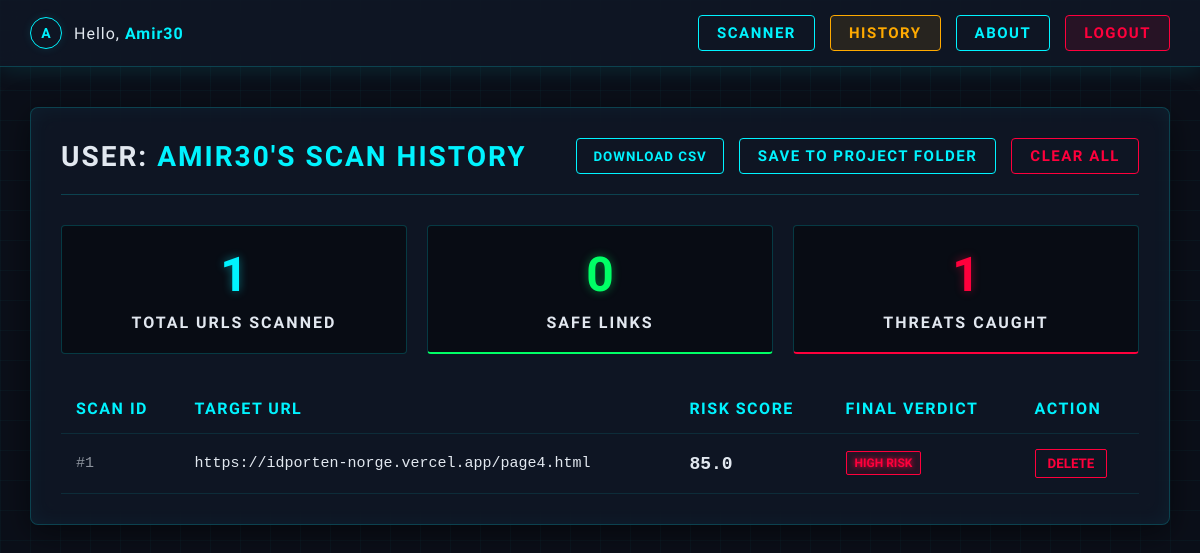
The app's page /history (signed in) with its own data.
### app.py (models this page shows)
class User(UserMixin, db.Model):
    id = db.Column(db.Integer, primary_key=True)
    username = db.Column(db.String(100), unique=True, nullable=False)
    email = db.Column(db.String(150), unique=True, nullable=False)
    password_hash = db.Column(db.String(200), nullable=False)
    is_verified = db.Column(db.Boolean, default=False)
    is_admin = db.Column(db.Boolean, default=False)  # <-- Enterprise Admin Role
    scans = db.relationship('ScanHistory', backref='author', lazy=True)

class ScanHistory(db.Model):
    id = db.Column(db.Integer, primary_key=True)
    scan_uuid = db.Column(db.String(36), unique=True, nullable=False)
    url_scanned = db.Column(db.String(500), nullable=False)
    risk_score = db.Column(db.Float, nullable=False)
    status = db.Column(db.String(50), nullable=False)
    user_id = db.Column(db.Integer, db.ForeignKey('user.id'), nullable=True)
    timestamp = db.Column(db.String(50), nullable=False)

### app.py (the view)
@app.route('/history')
@login_required
def history():
    user_scans = ScanHistory.query.filter_by(user_id=current_user.id).order_by(ScanHistory.id.desc()).all()
    total_scans = len(user_scans)
    safe_scans = sum(1 for scan in user_scans if 'low' in scan.status.lower() or 'safe' in scan.status.lower())
    malicious_scans = total_scans - safe_scans
    return render_template('history.html', scans=user_scans, total=total_scans, safe=safe_scans, malicious=malicious_scans)

### app.py (called while the page is built)
@login_manager.user_loader
def load_user(user_id):
    return User.query.get(int(user_id))

### templates/history.html (shortened to what this page needs)
{% extends 'base.html' %}
{% block content %}
<div class="main-layout" style="width: 100%; display: flex; justify-content: center;">
    <div class="content-area" style="width: 100%; max-width: 1200px;">
        <div class="history-card">
            <div class="history-header">
                <h1><span style="color:var(--text);">User:</span> {{ current_user.username }}'s Scan History</h1>
                <div class="action-buttons">
                    {% if scans %}
                        <button id="export-csv-client-btn" class="btn-export-csv" style="cursor: pointer;">Download CSV</button>
                        <button id="export-csv-server-btn" class="btn-outline" style="cursor: pointer;">Save to Project Folder</button>
                        <form action="/clear_history" method="POST" style="margin: 0;">
                            <button type="submit" class="btn-danger" style="cursor: pointer;" onclick="return confirm('Are you sure you want to permanently delete all your scan history?');">Clear All</button>
                        </form>
                    {% endif %}
                </div>
            </div>
            {% if scans %}
            <div class="stats-grid">
                <div class="stat-card">
                    <h3>{{ total }}</h3>
                    <p>Total URLs Scanned</p>
                </div>
                <div class="stat-card safe">
                    <h3>{{ safe }}</h3>
                    <p>Safe Links</p>
                </div>
                <div class="stat-card malicious">
                    <h3>{{ malicious }}</h3>
                    <p>Threats Caught</p>
                </div>
            </div>
            <table>
                <thead>
                    <tr>
                        <th>Scan ID</th>
                        <th>Target URL</th>
                        <th>Risk Score</th>
                        <th>Final Verdict</th>
                        <th>Action</th>
                    </tr>
                </thead>
                <tbody>
                    {% for scan in scans %}
                    <tr>
                        <td style="color: var(--text); opacity: 0.6;">#{{ scans|length - loop.index0 }}</td>
                        <td>{{ scan.url_scanned }}</td>
                        <td class="score">{{ scan.risk_score | round(2) }}</td>
                        <td>
                            {% if 'low' in scan.status.lower() or 'safe' in scan.status.lower() %}
                                <span class="badge badge-low">{{ scan.status }}</span>
                            {% elif 'suspicious' in scan.status.lower() %}
                                <span class="badge badge-medium">{{ scan.status }}</span>
                            {% else %}
                                <span class="badge badge-high">{{ scan.status }}</span>
                            {% endif %}
                        </td>
                        <td>
                            <form action="/delete_scan/{{ scan.id }}" method="POST" style="margin: 0;">
                                <button type="submit" class="btn-delete" onclick="return confirm('Delete this scan from your history?');">Delete</button>
                            </form>
                        </td>
                    </tr>
                    {% endfor %}
                </tbody>
            </table>
            {% else %}
            <div class="empty-state">
                <h3>No records found.</h3>
                <p>You haven't scanned any URLs yet. Head back to the dashboard to run your first analysis.</p>
            </div>
            {% endif %}
        </div>
    </div>
</div>
{% endblock %}

### templates/base.html (shortened to what this page needs)
<!DOCTYPE html>
<html lang="en">
<head>
    <link rel="stylesheet" href="{{ url_for('static', filename='style.css') }}">
</head>
<body>
    <nav class="navbar">
        {% if current_user.is_authenticated or session.get('is_admin') %}
            <div class="user-profile">
                <div class="avatar">{{ (current_user.username if current_user.is_authenticated else 'Admin')[0]|upper }}</div>
                <span class="greeting">Hello, <strong>{{ current_user.username if current_user.is_authenticated else 'Admin' }}</strong></span>
            </div>
            {% if not session.get('is_admin') and not (current_user.is_authenticated and current_user.is_admin) %}
                {% if request.endpoint != 'home' %}
                    <a href="{{ url_for('home') }}" class="btn-outline">Scanner</a>
                {% endif %}
                <a href="{{ url_for('history') }}" class="btn-outline nav-btn-history">History</a>
                <a href="{{ url_for('about') }}" class="btn-outline">About</a>
            {% endif %}
            <a href="{{ url_for('admin_logout' if session.get('is_admin') else 'logout') }}" class="btn-outline nav-btn-logout">Logout</a>
        {% else %}
            <a href="{{ url_for('login') }}" class="btn-outline">Login</a>
            {% if request.endpoint != 'home' %}
                <a href="{{ url_for('home') }}" class="btn-outline">Scanner</a>
            {% endif %}
            <a href="{{ url_for('about') }}" class="btn-outline">About</a>
        {% endif %}
    </nav>
    <div class="container">
        {% block content %}
        {% endblock %}
    </div>
</body>
</html>

### templates/base.html (style rules this page uses)
.nav-btn-history { border-color: #ffaa00 !important; color: #ffaa00 !important; background: rgba(255, 170, 0, 0.1); transition: all 0.3s ease; }
.nav-btn-logout { border-color: #ff003c !important; color: #ff003c !important; background: rgba(255, 0, 60, 0.1); transition: all 0.3s ease; }

### records on screen
User: username "A", username "Amir30", username "AMIR30"
ScanHistory: index0 "1", url_scanned "https://idporten-norge.vercel.app/page4.html", risk_score "85.0", status "HIGH RISK"

### other values on screen
{{ total }} "1"
{{ safe }} "0"
{{ malicious }} "1"
